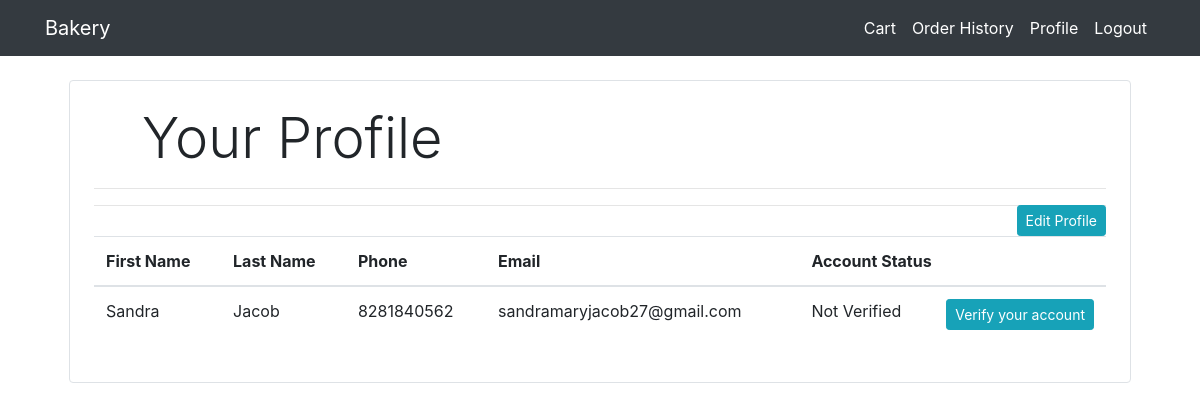
Before: /profile/ (signed in) with the older database file.
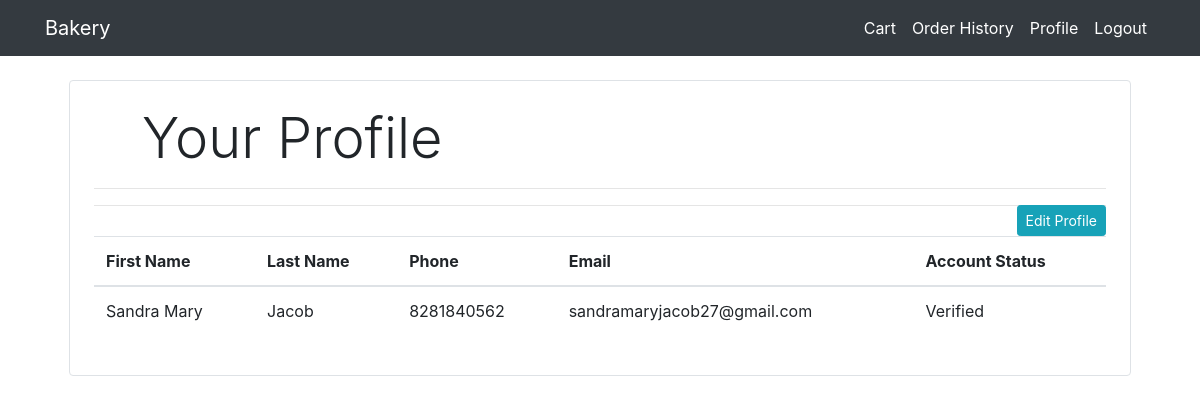
After: the same page with the newer database file.
### Bakery/models.py (models this page shows, shortened)
class Customer(models.Model):
    first_name = models.CharField(max_length=50,null=True)
    last_name = models.CharField(max_length=50,null=True)
    phone = models.CharField(max_length=10,null=True)
    email = models.EmailField()
    password = models.CharField(max_length=500)
    token = models.CharField(max_length=6, null=True)
    verified = models.BooleanField(default=False)
    @staticmethod
    def get_by_email(email):
        try:
            return Customer.objects.get(email=email)
        except:
            return False

### Bakery/Views/views.py (the view)
# urls.py: path('profile/', views.profile.as_view(), name='Bakery-profile'),
class profile(View):
	def get(self,request):
		customeremail=request.session.get('customer_email')
		customer=Customer.get_by_email(customeremail)
		return render(request, 'Bakery/profile.html', {'customer':customer})

### templates/Bakery/profile.html (shortened to what this page needs)
{%extends 'Partials/base.html'%}
{% block content %}
<div class="container">
   <div class="border rounded p-4 m-4">
        <p class="display-4 pl-4 ml-4">Your Profile</p>
        <hr>
        <table class="table">
            <thead>
                <thead>
                    <a class="btn btn-info btn-sm float-right" href="{% url 'Bakery-editprofile' %}">Edit Profile</a>
                    <hr>
                 </thead>
                <tr>
                    <th>First Name</th>
                    <th>Last Name</th>
                    <th>Phone</th>
                    <th>Email</th>
                    <th>Account Status</th>
                </tr>
            </thead>
            <tbody>
                <tr>
                    {% if customer.verified %}
                    <td>{{customer.first_name}}</td>
                    <td>{{customer.last_name}}</td>
                    <td>{{customer.phone}}</td>
                    <td>{{customer.email}}</td>
                    <td color:green;>Verified</td>
                    {%else%}
                    <td>{{customer.first_name}}</td>
                    <td>{{customer.last_name}}</td>
                    <td>{{customer.phone}}</td>
                    <td>{{customer.email}}</td>
                    <td>Not Verified <a class="btn btn-info btn-sm float-right" href="/verify_user">Verify your account</a></td>
                    {%endif%}
                </tr>
            </tbody>
        </table>
   </div>
</div>
{% endblock %}

### templates/Partials/base.html (shortened to what this page needs)
<!doctype html>
<html lang="en">
  <head>
    <link rel="stylesheet" href="https://cdn.jsdelivr.net/npm/bootstrap@4.6.1/dist/css/bootstrap.min.css">
  </head>
  <body>
    {% include 'partials/nav.html' %}
    {%block content %}{%endblock%}
  </body>
</html>

### templates/Partials/nav.html (shortened to what this page needs)
<nav class="navbar navbar-expand-lg navbar-info bg-dark">
        <div class="container">
            <a class="navbar-brand text-white" href="/">Bakery</a>
            <div class="collapse navbar-collapse" id="navbarSupportedContent">
                  {% if request.session.customer_id %}
                <ul class="navbar-nav ml-auto">
                      <li class="nav-item active">
                        <a class="nav-link text-white" href="/cart">Cart</a>
                    </li>
                    <li class="nav-item active">
                        <a class="nav-link text-white" href="/orderhistory">Order History</a>
                    </li>
                    <li class="nav-item active">
                        <a class="nav-link text-white" href="/profile">Profile</a>
                    </li>
                    <li class="nav-item">
                        <a class="nav-link text-white" href="/logout">Logout</a>
                    </li>
                </ul>
                {%endif%}
            </div>
        </div>
    </nav>

Changed rows visible on the page:
changed Customer "Jacob": verified False → True (drawn); first_name "Sandra" → "Sandra Mary"
Other visible differences:
text no longer shown: "Not Verified Verify your account"
text now shown: "Verified"
